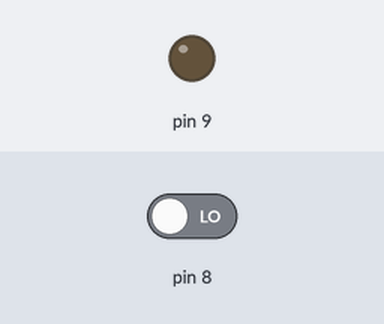
Simulated run of this sketch. Board: Arduino Uno, built with avr-gcc and run on an emulated ATmega328P. Parts: output pins drawn as LEDs (lit = HIGH). Dashed ring = blinking. Inputs (shaded band) come from the test bench; at power-on: pin 8 LOW.

Above: at 1.2 s.
1.3 s: pin 8 driven HIGH
At 1.7 s:
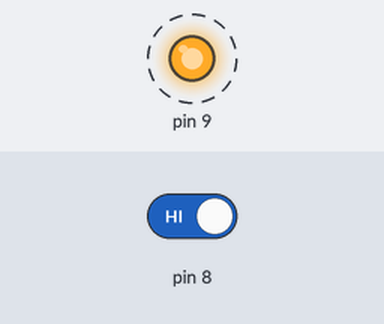
4.3 s: pin 8 driven LOW
At 5.3 s:
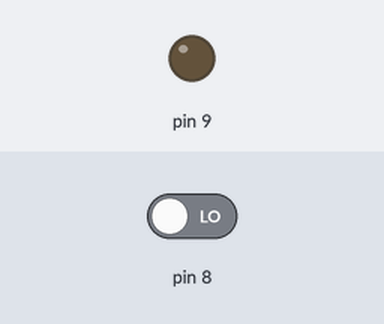
Timing chart, 0 to 7.3 s (numbered marks = the images above; inputs shaded):
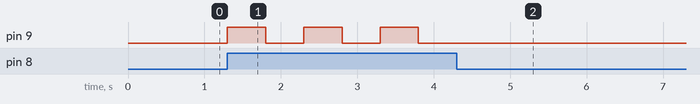

Measured:
- after the input at 1.3 s, pin 9: alternates HIGH for 0.50 s and LOW for 0.50 s, starting at once
- after the input at 4.3 s, pin 9: stops changing and stays LOW

The sketch:

1_Light_Blink.ino
```cpp
//Aidan Iannetti
void setup() {

  pinMode(8, INPUT);
  pinMode(9, OUTPUT);
}


void loop() {
  digitalWrite(9,LOW);
  while(digitalRead(8) == HIGH){
    digitalWrite(9, HIGH);
    delay(500);
    digitalWrite(9, LOW);
    delay(500);
  }
}

//Vincent Jackson
//Stephen Layton
//Aidan Iannetti
```
